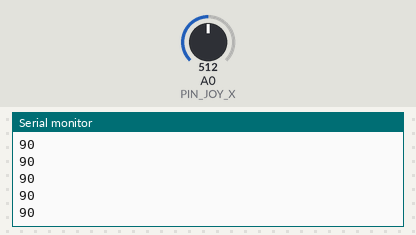
Bench run of a sketch on a simulated Arduino Mega 2560, built with avr-gcc and run on an emulated ATmega2560. Parts: the last lines printed to the serial monitor. Inputs (shaded band) come from the test bench; at power-on: A0 (PIN_JOY_X) = 512.

Above: at 1.2 s.
1.3 s: A0 (PIN_JOY_X) set to 716
At 2.0 s:
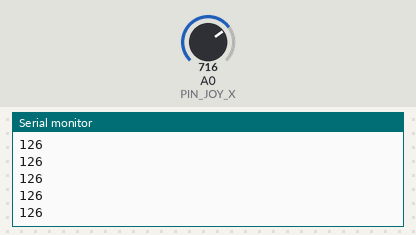
2.8 s: A0 (PIN_JOY_X) set to 900
At 3.3 s:
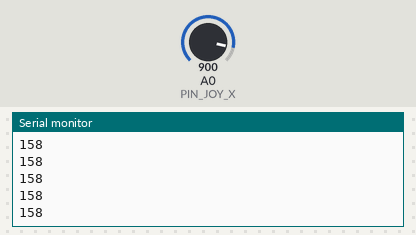
Timing chart, 0 to 5.8 s (numbered marks = the images above; inputs shaded):
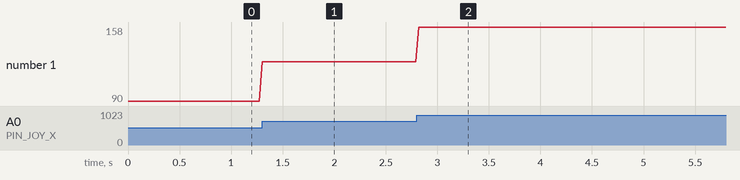

The sketch:

RES_Bluetooth_Joystick.ino
```cpp
/**********************************************************************;
* Project           : RES_Class, Communication, Custom Joystick
*
* Program name      : RES_Bluetooth_Joystick.ino
*
* Author            : Jong-Hoon Kim
*
* Date created      : 03/10/2020
*
* Purpose           : How to make one control message communication .
*
* Revision History  :
*
* Date        Author      Ref    Revision (Date in MMDDYYYY format)
* MMDDYYYY    name      1  v-xx   revision note.
*
*********************************************************************/
/*********************************************************************
*   Instructional Note: Slave Addr (controller) e.g. 18:E4:400006
*                       Master Addr (Robot)     e.g. 98D3:32:F59EA7
*   This code will handle only one control message
*
***********************************************************************/

// Slave Addr (controller) 18:E4:400006
// Master Addr (Robot)  98D3:32:F59EA7

#define PIN_JOY_X   A0
#define PIN_JOY_Y   A1
#define PIN_JOY_SW   3


int joy_sw =0;
int joy_x = 0;
int joy_y = 0;

void setup() {
  // put your setup code here, to run once:
  Serial.begin(115200);     //USB serial to PC
  Serial3.begin(115200);    // Bluetooth
  Serial.println("Started");
  pinMode(PIN_JOY_SW, INPUT); digitalWrite(PIN_JOY_SW, HIGH);
}


void loop() {
  // put your main code here, to run repeatedly:

//  Serial.println(digitalRead(PIN_JOY_SW));

  joy_x = map( analogRead(PIN_JOY_X), 0, 1024, 1, 180);
  Serial.println(joy_x);
  Serial3.write(joy_x);
  delay(30);
}
```

Measured:
- after the input at 1.3 s, the serial monitor: prints a new line at once (image 1)
- after the input at 2.8 s, the serial monitor: prints a new line at once (image 2)
- plotted number 1: 90 → 126 after the input at 1.3 s, 126 → 158 after the input at 2.8 s
